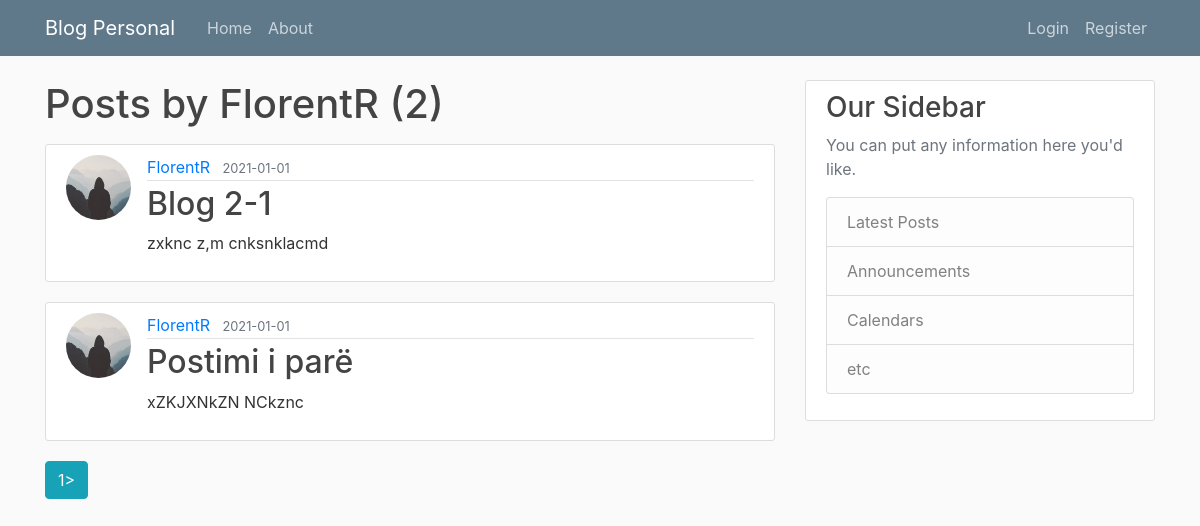
/user/FlorentR, run on an earlier commit of the app's database.
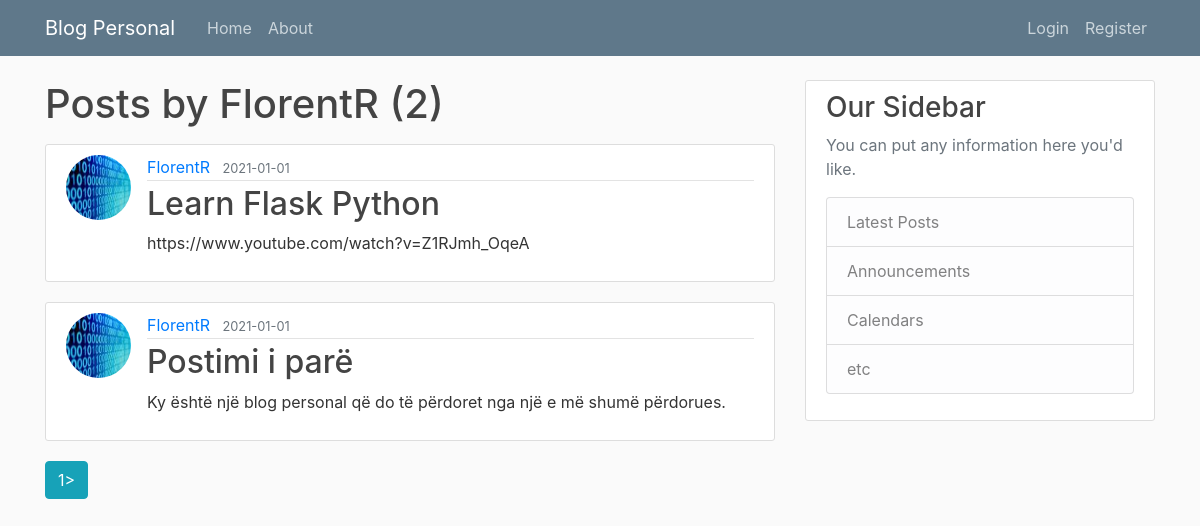
And on a later commit of the database.
### flaskblog/models.py (models this page shows, shortened)
class Post(db.Model):
    id=db.Column(db.Integer, primary_key=True)
    title=db.Column(db.String(100),nullable=False)
    date_posted=db.Column(db.DateTime, nullable=False,default=datetime.utcnow)
    content=db.Column(db.Text,nullable=False)
    user_id=db.Column(db.Integer,db.ForeignKey('user.id'),nullable=False)

class User(db.Model, UserMixin):
    id=db.Column(db.Integer, primary_key=True)
    username=db.Column(db.String(20), unique=True, nullable=False)
    email=db.Column(db.String(120), unique=True, nullable=False)
    image_file=db.Column(db.String(20), nullable=False,default='default.jpg')
    password=db.Column(db.String(60), nullable=False)
    posts=db.relationship('Post',backref='author',lazy=True)

### flaskblog/routes.py (the view)
@app.route("/user/<string:username>")
def user_posts(username):
    page=request.args.get('page', 1, type=int)
    user = User.query.filter_by(username=username).first_or_404()
    posts = Post.query.filter_by(author=user)\
            .order_by(Post.date_posted.desc())\
            .paginate(page=page, per_page=5)
    return render_template( 'user_posts.html', posts=posts, user=user)

### flaskblog/templates/user_posts.html (shortened to what this page needs)
{% extends "layout.html" %}
{% block content %}
    <h1 class="mb-3">Posts by {{ user.username}} ({{ posts.total }})</h1>
  {% for post in posts.items %}
        <article class="media content-section">
        <img class="rounded-circle article-img" src="{{ url_for('static', filename='profile_pics/'+ post.author.image_file)}}"</img>
          <div class="media-body">
            <div class="article-metadata">
              <a class="mr-2" href="{{ url_for('user_posts', username=post.author.username) }}">{{ post.author.username }}</a>
              <small class="text-muted">{{ post.date_posted.strftime('%Y-%m-%m') }}</small>
            </div>
            <h2><a class="article-title" href="{{ url_for('post', post_id=post.id) }}">{{ post.title }}</a></h2>
            <p class="article-content">{{ post.content }}</p>
          </div>
        </article>
    {% endfor %}
    {% for page_num in posts.iter_pages(left_edge=1, right_edge=1, left_current=1, right_current=2) %}
    {% if page_num %}
        {% if posts.page == page_num %}
            <a class="btn btn-info mb-4" href="{{ url_for('user_posts', username=user.username, page=page_num) }}">{{ page_num}}></a>
        {% else %}
            <a class="btn btn-outline-info mb-4" href="{{ url_for('user_posts', username=user.username, page=page_num) }}">{{ page_num}}></a>
        {% endif %}
    {% endif %}
    {% endfor %}
{% endblock content %}

What changed in the data, as far as the page shows it:
no longer on this page (row edited): Post: image_file (placeholder picture), author.username "FlorentR", date_posted "2021-01-01", title "Blog 2-1", content "zxknc z,m cnksnklacmd"
no longer on this page (row edited): Post: image_file (placeholder picture), author.username "FlorentR", date_posted "2021-01-01", title "Postimi i parë", content "xZKJXNkZN NCkznc"
now on this page (row edited): Post: image_file (picture), author.username "FlorentR", date_posted "2021-01-01", title "Learn Flask Python", content "https://www.youtube.com/watch?v=Z1RJmh_OqeA"
now on this page (row edited): Post: image_file (picture), author.username "FlorentR", date_posted "2021-01-01", title "Postimi i parë", content "Ky është një blog personal që do të përdoret nga një e më shumë përdorues."
